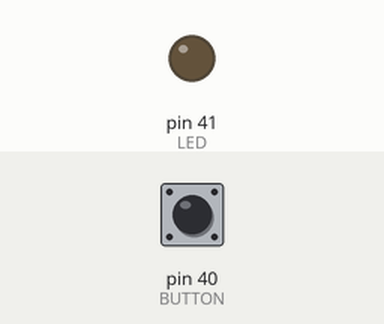
Recording of a sketch running on a simulated Arduino Mega 2560, built with avr-gcc and run on an emulated ATmega2560. Parts: output pins drawn as LEDs (lit = HIGH). The test bench sets the inputs (shaded band); at power-on: pin 40 (BUTTON) LOW.

Above: at 1.2 s.
1.3 s: pin 40 (BUTTON) pulled HIGH for 0.15 s
At 2.4 s:
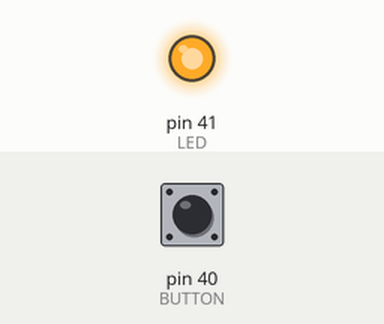
Timing chart, 0 to 4.3 s (numbered marks = the images above; inputs shaded):
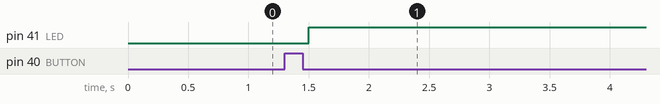

Measured:
- after the input at 1.3 s, pin 41 (LED): LOW → HIGH after 0.20 s

The sketch:

homework02_04.ino
```cpp
#define LED 41 // the pin for the LED
#define BUTTON 40 // the input pin where the pushbutton is connected
 int val = 0; // val will be used to store the state of the input pin
int old_val = 0; // this variable stores the previous value of "val"
int button_counter = 0;
 unsigned long startTime = 0;
unsigned long interval = 200;
 void setup() {
pinMode(LED, OUTPUT); // tell Arduino LED is an output
pinMode(BUTTON, INPUT); // and BUTTON is an input
}
 void loop(){
val = digitalRead(BUTTON); // read input value and store it yum, fresh
  // check if there was a transition
 if ((val == HIGH) && (old_val == LOW)){
     button_counter++;
    startTime = millis();
}
old_val = val; // val is now old, let's store it
if( startTime + interval < millis() ){
  if (button_counter == 1) {
      digitalWrite(LED, HIGH); // turn LED ON
  }
  if( button_counter == 2 ){
     digitalWrite(LED, LOW); // turn LED OFF
 }
    button_counter = 0;
  }
 }
```
